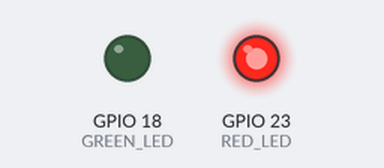
Simulated run of this program. Board: Raspberry Pi (BCM pin numbers). Parts: output pins drawn as LEDs (lit = HIGH). Random numbers come from a fixed seed.

Above: at 0.2 s.
At 15.0 s:
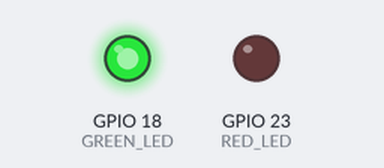
At 35.4 s:
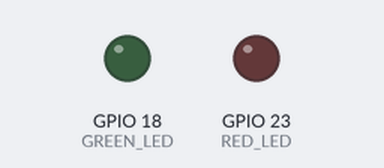
Timing chart, 0 to 40.0 s (numbered marks = the images above):
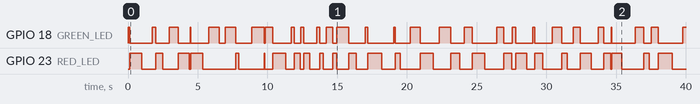

Measured:
- by itself, GPIO 18 (GREEN_LED): LOW → HIGH at 0.00 s, → LOW 0.13 s later, → HIGH 1.6 s later, → LOW 0.26 s later, … (55 changes in this stretch)
- by itself, GPIO 23 (RED_LED): LOW → HIGH at 0.13 s, → LOW 0.85 s later, → HIGH 1.0 s later, → LOW 0.50 s later, … (52 changes in this stretch)

The program:

led.py
```python
#!/usr/bin/env python

# Randomly blink LEDs attached to GPIO pins 18 (green) and 23 (red)
import RPi.GPIO as GPIO, time, random, signal, sys

# clean up GPIO on caught signal
def signal_handler(signal, frame):
    GPIO.cleanup()
    sys.exit(0)

# Catch ctrl+C and cleanup
signal.signal(signal.SIGINT, signal_handler)

GPIO.setmode(GPIO.BCM)
GREEN_LED = 18
RED_LED = 23
GPIO.setup(GREEN_LED, GPIO.OUT)
GPIO.setup(RED_LED, GPIO.OUT)

while True:
    GPIO.output(GREEN_LED, True)
    GPIO.output(RED_LED, False)
    time.sleep(random.random())
    GPIO.output(GREEN_LED, False)
    GPIO.output(RED_LED, True)
    time.sleep(random.random())
    GPIO.output(GREEN_LED, False)
    GPIO.output(RED_LED, False)
    time.sleep(random.random())
```
